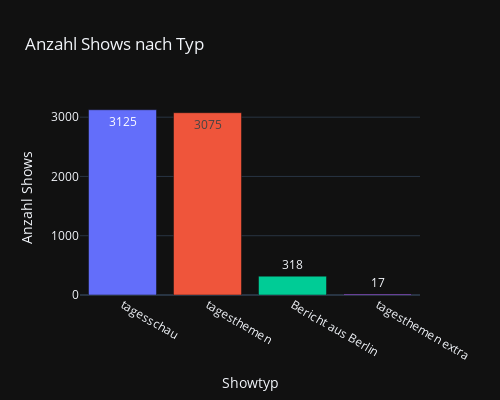

The notebook cell this image was saved under:
### Code cell
show_counts = shows["title"].value_counts()[["tagesschau", "tagesthemen", "tagesthemen extra", "bericht aus berlin"]].to_frame().reindex(["tagesschau", "tagesthemen", "bericht aus berlin", "tagesthemen extra"])
show_counts.rename(index={"bericht aus berlin": "Bericht aus Berlin"}, inplace=True)
fig = px.bar(
    show_counts, 
    y="title", 
    title="Anzahl Shows nach Typ",
    color=["blue", "green", "red", "magenta"],
    text="title",
    height=400,
    width= 500,
    labels={"title": "Anzahl Shows", "index": "Showtyp"},
    template = "plotly_dark"
    )
fig.update_layout(showlegend=False)

fig.show()

### Figure 1 — Plotly figure (JSON) as saved in the notebook; plotly's stock layout.template omitted (floating-point values rounded to 4 significant figures)
{"data": [{"alignmentgroup": "True", "hovertemplate": "color=blue<br>Showtyp=%{x}<br>Anzahl Shows=%{text}<extra></extra>", "legendgroup": "blue", "marker": {"color": "#636efa", "pattern": {"shape": ""}}, "name": "blue", "offsetgroup": "blue", "orientation": "v", "showlegend": true, "text": [3125], "textposition": "auto", "type": "bar", "x": ["tagesschau"], "xaxis": "x", "y": [3125], "yaxis": "y"}, {"alignmentgroup": "True", "hovertemplate": "color=green<br>Showtyp=%{x}<br>Anzahl Shows=%{text}<extra></extra>", "legendgroup": "green", "marker": {"color": "#EF553B", "pattern": {"shape": ""}}, "name": "green", "offsetgroup": "green", "orientation": "v", "showlegend": true, "text": [3075], "textposition": "auto", "type": "bar", "x": ["tagesthemen"], "xaxis": "x", "y": [3075], "yaxis": "y"}, {"alignmentgroup": "True", "hovertemplate": "color=red<br>Showtyp=%{x}<br>Anzahl Shows=%{text}<extra></extra>", "legendgroup": "red", "marker": {"color": "#00cc96", "pattern": {"shape": ""}}, "name": "red", "offsetgroup": "red", "orientation": "v", "showlegend": true, "text": [318], "textposition": "auto", "type": "bar", "x": ["Bericht aus Berlin"], "xaxis": "x", "y": [318], "yaxis": "y"}, {"alignmentgroup": "True", "hovertemplate": "color=magenta<br>Showtyp=%{x}<br>Anzahl Shows=%{text}<extra></extra>", "legendgroup": "magenta", "marker": {"color": "#ab63fa", "pattern": {"shape": ""}}, "name": "magenta", "offsetgroup": "magenta", "orientation": "v", "showlegend": true, "text": [17], "textposition": "auto", "type": "bar", "x": ["tagesthemen extra"], "xaxis": "x", "y": [17], "yaxis": "y"}], "layout": {"barmode": "relative", "height": 400, "legend": {"title": {"text": "color"}, "tracegroupgap": 0}, "showlegend": false, "title": {"text": "Anzahl Shows nach Typ"}, "width": 500, "xaxis": {"anchor": "y", "domain": [0, 1], "title": {"text": "Showtyp"}}, "yaxis": {"anchor": "x", "domain": [0, 1], "title": {"text": "Anzahl Shows"}}}}
